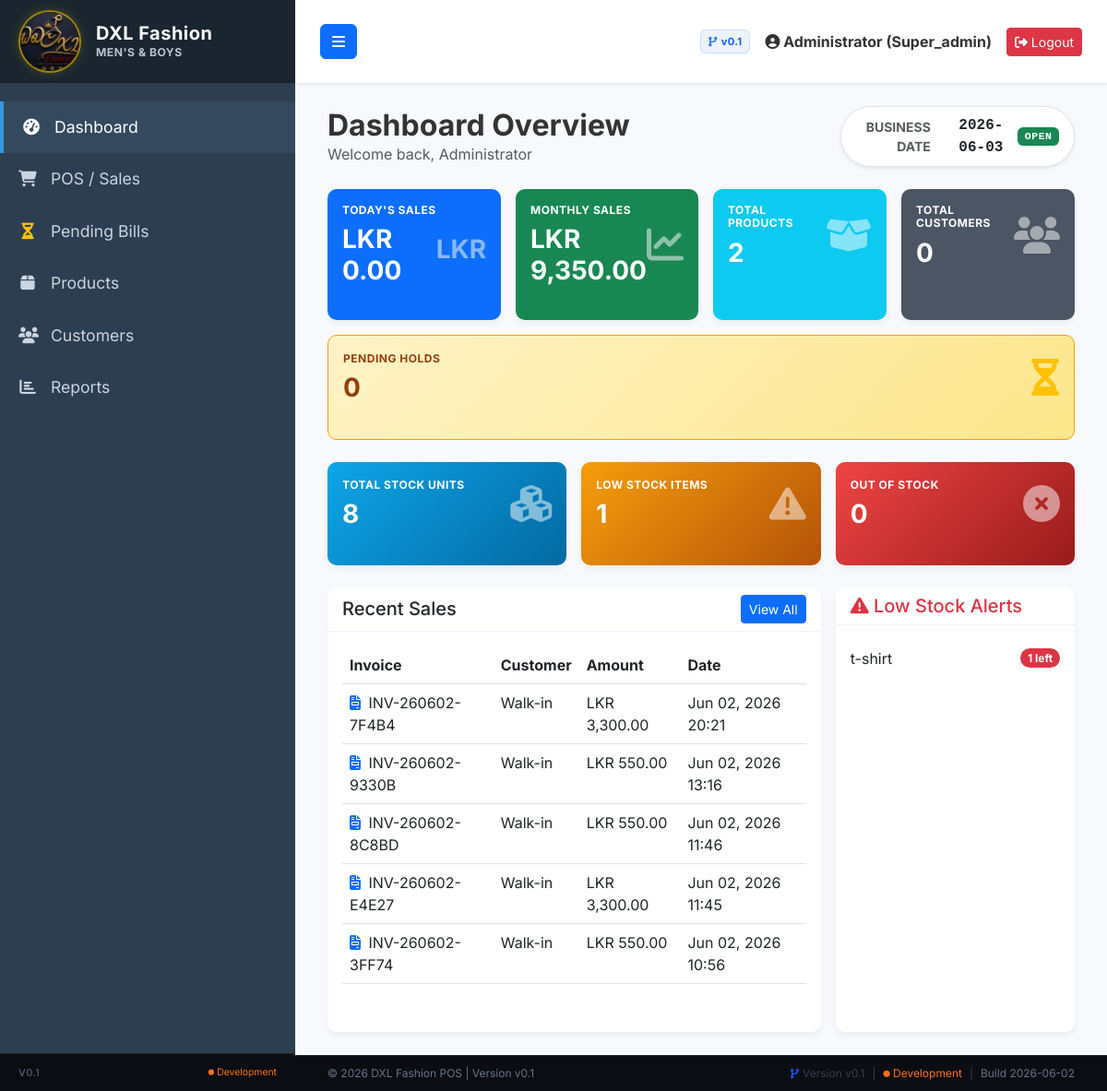
Before: /dashboard.php (signed in) with the older database file.
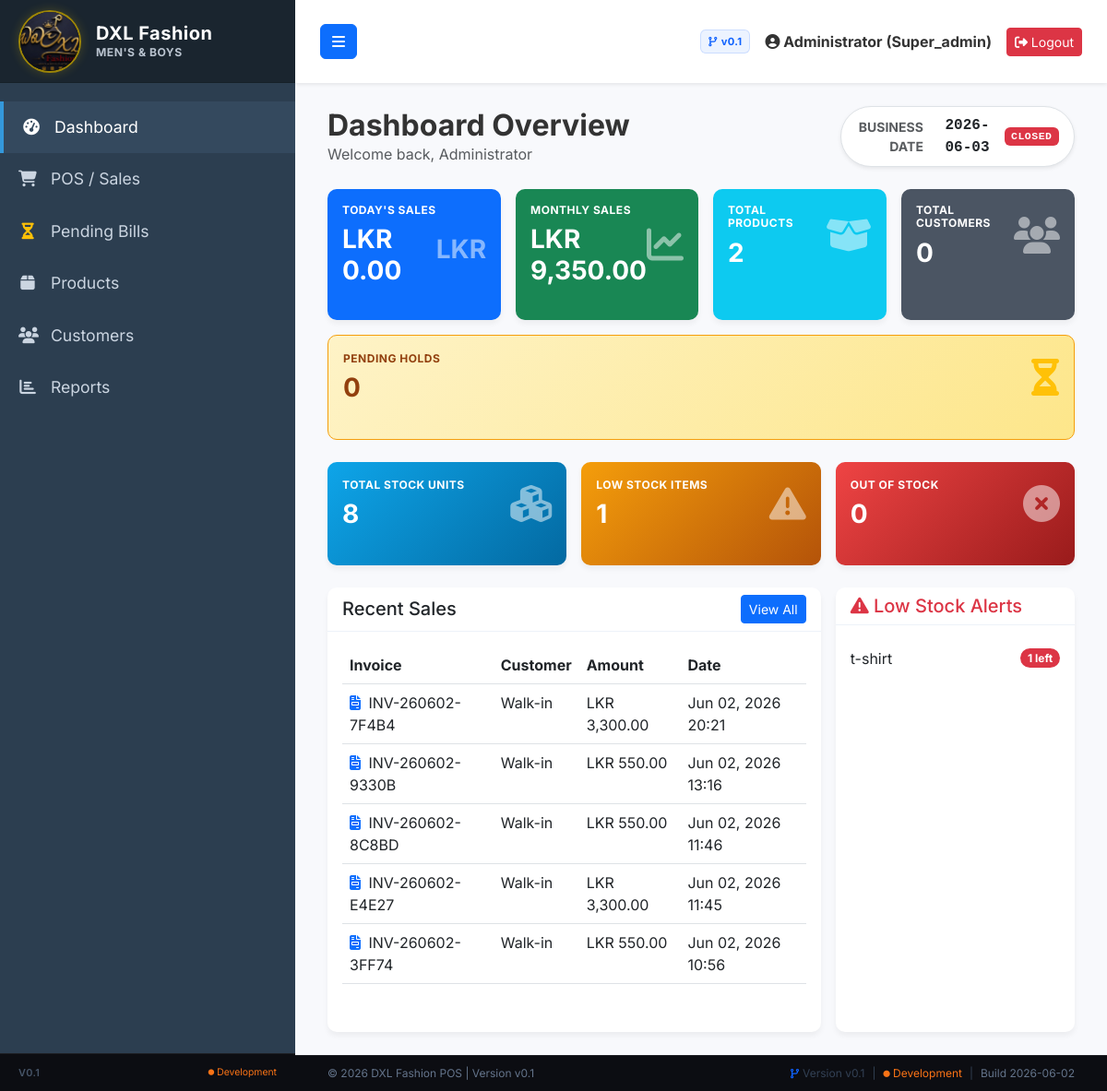
After: the same page with the newer database file.
### tables this page shows
CREATE TABLE `day_end_sessions` (
  `id` int(11) NOT NULL AUTO_INCREMENT,
  `business_date` date NOT NULL,
  `status` enum('open','closed') NOT NULL DEFAULT 'open',
  `opened_at` timestamp NOT NULL DEFAULT current_timestamp(),
  `closed_at` timestamp NULL DEFAULT NULL,
  `opened_by` int(11) DEFAULT NULL,
  `closed_by` int(11) DEFAULT NULL,
  `total_sales` decimal(10,2) NOT NULL DEFAULT 0.00,
  `total_tax` decimal(10,2) NOT NULL DEFAULT 0.00,
  `total_discount` decimal(10,2) NOT NULL DEFAULT 0.00,
  `net_sales` decimal(10,2) NOT NULL DEFAULT 0.00,
  `created_at` timestamp NOT NULL DEFAULT current_timestamp(),
  `total_expenses` decimal(10,2) NOT NULL DEFAULT 0.00,
  `total_purchases` decimal(10,2) NOT NULL DEFAULT 0.00,
  `total_cash_payments` decimal(10,2) NOT NULL DEFAULT 0.00,
  `total_card_payments` decimal(10,2) NOT NULL DEFAULT 0.00,
  `total_pending_bills` int(11) NOT NULL DEFAULT 0,
  `stock_adjustments` int(11) NOT NULL DEFAULT 0,
  `closing_balance` decimal(10,2) NOT NULL DEFAULT 0.00,
  `reopened_by` int(11) DEFAULT NULL,
  `reopened_at` timestamp NULL DEFAULT NULL,
  `reopen_reason` text DEFAULT NULL,
  PRIMARY KEY (`id`),
  UNIQUE KEY `business_date` (`business_date`),
  KEY `fk_des_open_by` (`opened_by`),
  KEY `fk_des_close_by` (`closed_by`),
  KEY `fk_des_reopened_by` (`reopened_by`),
  CONSTRAINT `fk_des_close_by` FOREIGN KEY (`closed_by`) REFERENCES `users` (`id`) ON DELETE SET NULL,
  CONSTRAINT `fk_des_open_by` FOREIGN KEY (`opened_by`) REFERENCES `users` (`id`) ON DELETE SET NULL,
  CONSTRAINT `fk_des_reopened_by` FOREIGN KEY (`reopened_by`) REFERENCES `users` (`id`) ON DELETE SET NULL
);

### dashboard.php (the view, shortened to what the changed rows need)
<?php
require_once 'config/database.php';
require_once 'includes/header.php';
$session_stmt = $pdo->query("SELECT business_date, status FROM day_end_sessions ORDER BY business_date DESC LIMIT 1");
$current_session = $session_stmt->fetch();
$active_business_date = $current_session ? $current_session['business_date'] : date('Y-m-d');
$business_day_status = $current_session ? strtoupper($current_session['status']) : 'OPEN';
?>
<div class="row mb-4 align-items-center">
    <div class="col-md-8 col-sm-12">
        <h2 class="fw-bold m-0">Dashboard Overview</h2>
    </div>
    <div class="col-md-4 col-sm-12 text-md-end mt-3 mt-md-0">
        <div class="d-inline-flex align-items-center bg-white border rounded-pill px-3 py-2 shadow-sm">
            <span class="text-muted small fw-bold me-2">BUSINESS DATE</span>
            <strong class="font-monospace text-dark me-3"><?= htmlspecialchars($active_business_date) ?></strong>
            <span class="badge bg-<?= $business_day_status === 'OPEN' ? 'success' : 'danger' ?> fw-bold font-monospace text-uppercase" style="font-size: 0.72rem; letter-spacing: 0.5px;">
                <?= $business_day_status ?>
            </span>
        </div>
    </div>
</div>
<div class="row g-3">
    <div class="col-md-8">
        <div class="card h-100">
            <div class="card-body">
                <div class="table-responsive">
                    <table class="table table-hover">
                        <thead>
                            <tr>
                                <th>Invoice</th>
                                <th>Customer</th>
                                <th>Amount</th>
                                <th>Date</th>
                            </tr>
                        </thead>
                    </table>
                </div>
            </div>
        </div>
    </div>
</div>
<?php require_once 'includes/footer.php'; ?>

Changed rows visible on the page:
changed day_end_sessions: status "OPEN" → "CLOSED"
